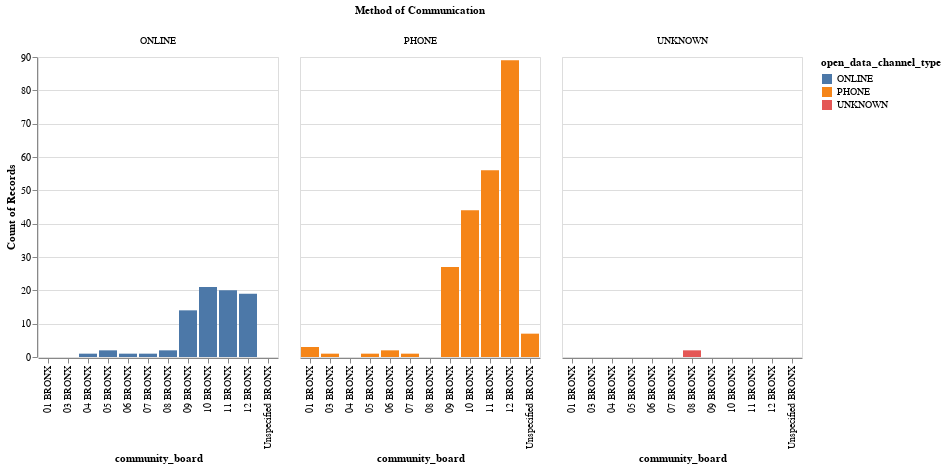

The cell this chart's notebook holds for it:
### Code cell
# Each community board method of communication
alt.Chart(df2).mark_bar().encode(
    x='community_board:O',
    y='count(open_data_channel_type):Q',
    color='open_data_channel_type:N',
    column=alt.Column('open_data_channel_type', title="Method of Communication")
)
# The data shows the community since 2021 hasn't report e-scooter complaints using the mobile app. However, community members in "11 BRONX" say they report using the mobile app

### Figure 1 — Vega-Lite specification as saved in the notebook (floating-point values rounded to 4 significant figures; data arrays with more than 128 entries replaced by an {"elided": "..."} marker saying what was removed)
{"config": {"view": {"continuousWidth": 400, "continuousHeight": 300}}, "data": {"name": "data-c9c2d395c47c123a198ed54b02ad12b9"}, "mark": "bar", "encoding": {"color": {"field": "open_data_channel_type", "type": "nominal"}, "column": {"field": "open_data_channel_type", "title": "Method of Communication", "type": "nominal"}, "x": {"field": "community_board", "type": "ordinal"}, "y": {"aggregate": "count", "field": "open_data_channel_type", "type": "quantitative"}}, "$schema": "https://vega.github.io/schema/vega-lite/v4.17.0.json", "datasets": {"data-c9c2d395c47c123a198ed54b02ad12b9": {"elided": "314 records"}}}
